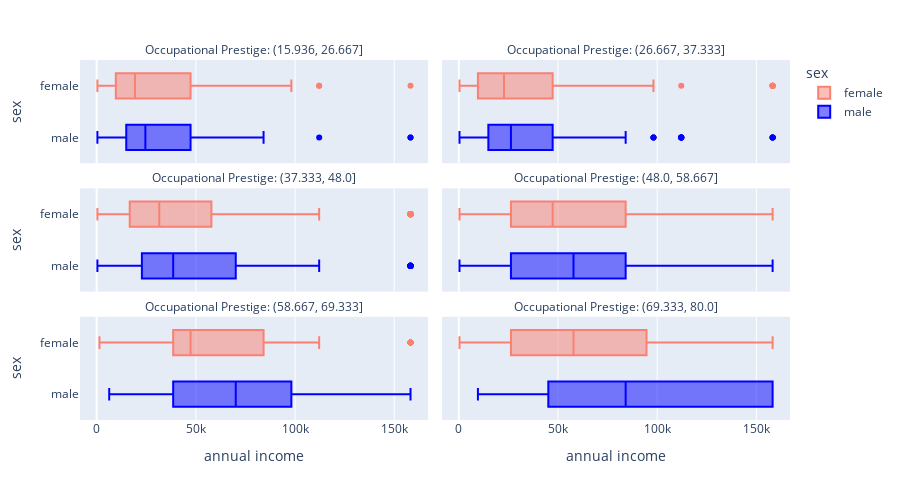

This figure's notebook cell:
### Code cell
facet_grid = px.box(
    slice,
    x = 'income',
    y = 'sex',
    color = 'sex',
    color_discrete_map = {'male': 'blue', 'female': salmon},
    facet_col = 'job_prestige_binned',
    facet_col_wrap = 2,
    labels = {'income':'annual income'},
    height = 500
)
facet_grid = facet_grid.for_each_annotation(lambda a: a.update(text=a.text.replace("job_prestige_binned=", "Occupational Prestige: ")))
facet_grid

### Figure 1 — Plotly figure (JSON) as saved in the notebook; plotly's stock layout.template omitted (floating-point values rounded to 4 significant figures; data arrays with more than 128 entries replaced by an {"elided": "..."} marker saying what was removed)
{"data": [{"alignmentgroup": "True", "hovertemplate": "sex=%{y}<br>job_prestige_binned=(15.936, 26.667]<br>annual income=%{x}<extra></extra>", "legendgroup": "female", "marker": {"color": "#FA8072"}, "name": "female", "notched": false, "offsetgroup": "female", "orientation": "h", "showlegend": true, "type": "box", "x": [22780.0, 19280.0, 350.5, 2454.0, 47320.0, 84120, 14900.0, 19280.0, 31545, 19280.0, 57830.0, 38555, 70100, 112160, 9639.0, 13140.0, 158200.0, 2454.0, 14900.0, 3856.0, 47320.0, 9639.0, 47320.0, 22780.0, 38555, 70100, 14900.0, 14900.0, 57830.0, 70100, 9639.0, 57830.0, 4556.0, 22780.0, 26290.0, 47320.0, 14900.0, 11390.0, 31545, 84120, 1402, 112160, 7886.0, 31545, 3154.0, 57830.0, 11390.0, 26290.0, 47320.0, 38555, 22780.0, 57830.0, 19280.0, 7886.0, 11390.0, 16650.0, 11390.0, 3154.0, 84120, 7886.0, 38555, 16650.0, 5258.0, 9639.0, 22780.0, 47320.0, 19280.0, 38555, 13140.0, 19280.0, 19280.0, 6309, 19280.0, 16650.0, 70100, 38555, 19280.0, 38555, 3856.0, 22780.0, 57830.0, 16650.0, 9639.0, 3154.0, 7886.0, 7886.0, 47320.0, 19280.0, 26290.0, 31545, 47320.0, 70100, 350.5, 2454.0, 6309, 26290.0, 9639.0, 7886.0, 57830.0, 70100, 5258.0, 19280.0, 14900.0, 47320.0, 26290.0, 6309, 22780.0, 57830.0, 70100, 70100, 7886.0, 1402, 26290.0, 26290.0, 47320.0, 31545, 6309, 31545, 3856.0, 3856.0, 57830.0, 98140, 19280.0, 19280.0, 38555], "x0": " ", "xaxis": "x5", "y": ["female", "female", "female", "female", "female", "female", "female", "female", "female", "female", "female", "female", "female", "female", "female", "female", "female", "female", "female", "female", "female", "female", "female", "female", "female", "female", "female", "female", "female", "female", "female", "female", "female", "female", "female", "female", "female", "female", "female", "female", "female", "female", "female", "female", "female", "female", "female", "female", "female", "female", "female", "female", "female", "female", "female", "female", "female", "female", "female", "female", "female", "female", "female", "female", "female", "female", "female", "female", "female", "female", "female", "female", "female", "female", "female", "female", "female", "female", "female", "female", "female", "female", "female", "female", "female", "female", "female", "female", "female", "female", "female", "female", "female", "female", "female", "female", "female", "female", "female", "female", "female", "female", "female", "female", "female", "female", "female", "female", "female", "female", "female", "female", "female", "female", "female", "female", "female", "female", "female", "female", "female", "female", "female", "female", "female"], "y0": " ", "yaxis": "y5"}, {"alignmentgroup": "True", "hovertemplate": "sex=%{y}<br>job_prestige_binned=(26.667, 37.333]<br>annual income=%{x}<extra></extra>", "legendgroup": "female", "marker": {"color": "#FA8072"}, "name": "female", "notched": false, "offsetgroup": "female", "orientation": "h", "showlegend": false, "type": "box", "x": {"elided": "234 float values"}, "x0": " ", "xaxis": "x6", "y": {"elided": "234 str values"}, "y0": " ", "yaxis": "y6"}, {"alignmentgroup": "True", "hovertemplate": "sex=%{y}<br>job_prestige_binned=(37.333, 48.0]<br>annual income=%{x}<extra></extra>", "legendgroup": "female", "marker": {"color": "#FA8072"}, "name": "female", "notched": false, "offsetgroup": "female", "orientation": "h", "showlegend": false, "type": "box", "x": {"elided": "357 float values"}, "x0": " ", "xaxis": "x3", "y": {"elided": "357 str values"}, "y0": " ", "yaxis": "y3"}, {"alignmentgroup": "True", "hovertemplate": "sex=%{y}<br>job_prestige_binned=(48.0, 58.667]<br>annual income=%{x}<extra></extra>", "legendgroup": "female", "marker": {"color": "#FA8072"}, "name": "female", "notched": false, "offsetgroup": "female", "orientation": "h", "showlegend": false, "type": "box", "x": {"elided": "169 float values"}, "x0": " ", "xaxis": "x4", "y": {"elided": "169 str values"}, "y0": " ", "yaxis": "y4"}, {"alignmentgroup": "True", "hovertemplate": "sex=%{y}<br>job_prestige_binned=(58.667, 69.333]<br>annual income=%{x}<extra></extra>", "legendgroup": "female", "marker": {"color": "#FA8072"}, "name": "female", "notched": false, "offsetgroup": "female", "orientation": "h", "showlegend": false, "type": "box", "x": {"elided": "197 float values"}, "x0": " ", "xaxis": "x", "y": {"elided": "197 str values"}, "y0": " ", "yaxis": "y"}, {"alignmentgroup": "True", "hovertemplate": "sex=%{y}<br>job_prestige_binned=(69.333, 80.0]<br>annual income=%{x}<extra></extra>", "legendgroup": "female", "marker": {"color": "#FA8072"}, "name": "female", "notched": false, "offsetgroup": "female", "orientation": "h", "showlegend": false, "type": "box", "x": [70100, 98140, 158200.0, 7886.0, 47320.0, 158200.0, 84120, 26290.0, 158200.0, 57830.0, 22780.0, 5258.0, 84120, 38555, 26290.0, 57830.0, 158200.0, 158200.0, 22780.0, 158200.0, 57830.0, 70100, 158200.0, 57830.0, 9639.0, 112160, 47320.0, 47320.0, 84120, 112160, 22780.0, 57830.0, 26290.0, 84120, 350.5, 70100, 16650.0, 70100, 31545], "x0": " ", "xaxis": "x2", "y": ["female", "female", "female", "female", "female", "female", "female", "female", "female", "female", "female", "female", "female", "female", "female", "female", "female", "female", "female", "female", "female", "female", "female", "female", "female", "female", "female", "female", "female", "female", "female", "female", "female", "female", "female", "female", "female", "female", "female"], "y0": " ", "yaxis": "y2"}, {"alignmentgroup": "True", "hovertemplate": "sex=%{y}<br>job_prestige_binned=(15.936, 26.667]<br>annual income=%{x}<extra></extra>", "legendgroup": "male", "marker": {"color": "blue"}, "name": "male", "notched": false, "offsetgroup": "male", "orientation": "h", "showlegend": true, "type": "box", "x": [47320.0, 1402, 9639.0, 22780.0, 22780.0, 22780.0, 13140.0, 7886.0, 22780.0, 38555, 112160, 19280.0, 13140.0, 31545, 38555, 16650.0, 19280.0, 26290.0, 47320.0, 16650.0, 31545, 14900.0, 19280.0, 7886.0, 57830.0, 19280.0, 47320.0, 38555, 9639.0, 11390.0, 7886.0, 6309, 47320.0, 6309, 31545, 38555, 57830.0, 9639.0, 84120, 22780.0, 16650.0, 70100, 14900.0, 38555, 19280.0, 1402, 14900.0, 26290.0, 7886.0, 38555, 7886.0, 47320.0, 9639.0, 70100, 22780.0, 9639.0, 158200.0, 26290.0, 47320.0, 47320.0, 47320.0, 70100, 16650.0, 38555, 7886.0, 38555, 70100, 38555, 19280.0, 47320.0, 57830.0, 38555, 31545, 31545, 47320.0, 31545, 11390.0, 158200.0, 19280.0, 14900.0, 47320.0, 350.5, 19280.0, 47320.0], "x0": " ", "xaxis": "x5", "y": ["male", "male", "male", "male", "male", "male", "male", "male", "male", "male", "male", "male", "male", "male", "male", "male", "male", "male", "male", "male", "male", "male", "male", "male", "male", "male", "male", "male", "male", "male", "male", "male", "male", "male", "male", "male", "male", "male", "male", "male", "male", "male", "male", "male", "male", "male", "male", "male", "male", "male", "male", "male", "male", "male", "male", "male", "male", "male", "male", "male", "male", "male", "male", "male", "male", "male", "male", "male", "male", "male", "male", "male", "male", "male", "male", "male", "male", "male", "male", "male", "male", "male", "male", "male"], "y0": " ", "yaxis": "y5"}, {"alignmentgroup": "True", "hovertemplate": "sex=%{y}<br>job_prestige_binned=(26.667, 37.333]<br>annual income=%{x}<extra></extra>", "legendgroup": "male", "marker": {"color": "blue"}, "name": "male", "notched": false, "offsetgroup": "male", "orientation": "h", "showlegend": false, "type": "box", "x": {"elided": "238 float values"}, "x0": " ", "xaxis": "x6", "y": {"elided": "238 str values"}, "y0": " ", "yaxis": "y6"}, {"alignmentgroup": "True", "hovertemplate": "sex=%{y}<br>job_prestige_binned=(37.333, 48.0]<br>annual income=%{x}<extra></extra>", "legendgroup": "male", "marker": {"color": "blue"}, "name": "male", "notched": false, "offsetgroup": "male", "orientation": "h", "showlegend": false, "type": "box", "x": {"elided": "269 float values"}, "x0": " ", "xaxis": "x3", "y": {"elided": "269 str values"}, "y0": " ", "yaxis": "y3"}, {"alignmentgroup": "True", "hovertemplate": "sex=%{y}<br>job_prestige_binned=(48.0, 58.667]<br>annual income=%{x}<extra></extra>", "legendgroup": "male", "marker": {"color": "blue"}, "name": "male", "notched": false, "offsetgroup": "male", "orientation": "h", "showlegend": false, "type": "box", "x": {"elided": "162 float values"}, "x0": " ", "xaxis": "x4", "y": {"elided": "162 str values"}, "y0": " ", "yaxis": "y4"}, {"alignmentgroup": "True", "hovertemplate": "sex=%{y}<br>job_prestige_binned=(58.667, 69.333]<br>annual income=%{x}<extra></extra>", "legendgroup": "male", "marker": {"color": "blue"}, "name": "male", "notched": false, "offsetgroup": "male", "orientation": "h", "showlegend": false, "type": "box", "x": {"elided": "148 float values"}, "x0": " ", "xaxis": "x", "y": {"elided": "148 str values"}, "y0": " ", "yaxis": "y"}, {"alignmentgroup": "True", "hovertemplate": "sex=%{y}<br>job_prestige_binned=(69.333, 80.0]<br>annual income=%{x}<extra></extra>", "legendgroup": "male", "marker": {"color": "blue"}, "name": "male", "notched": false, "offsetgroup": "male", "orientation": "h", "showlegend": false, "type": "box", "x": [158200.0, 57830.0, 98140, 57830.0, 158200.0, 57830.0, 31545, 112160, 38555, 158200.0, 158200.0, 84120, 70100, 112160, 158200.0, 26290.0, 158200.0, 158200.0, 158200.0, 84120, 84120, 31545, 47320.0, 38555, 22780.0, 47320.0, 57830.0, 98140, 38555, 84120, 9639.0, 57830.0, 158200.0, 70100, 47320.0, 31545, 57830.0, 70100, 84120, 31545, 112160, 158200.0, 84120, 19280.0, 158200.0, 84120, 158200.0, 158200.0, 38555, 84120, 19280.0, 57830.0, 158200.0], "x0": " ", "xaxis": "x2", "y": ["male", "male", "male", "male", "male", "male", "male", "male", "male", "male", "male", "male", "male", "male", "male", "male", "male", "male", "male", "male", "male", "male", "male", "male", "male", "male", "male", "male", "male", "male", "male", "male", "male", "male", "male", "male", "male", "male", "male", "male", "male", "male", "male", "male", "male", "male", "male", "male", "male", "male", "male", "male", "male"], "y0": " ", "yaxis": "y2"}], "layout": {"annotations": [{"font": {}, "showarrow": false, "text": "Occupational Prestige: (58.667, 69.333]", "x": 0.245, "xanchor": "center", "xref": "paper", "y": 0.2867, "yanchor": "bottom", "yref": "paper"}, {"font": {}, "showarrow": false, "text": "Occupational Prestige: (69.333, 80.0]", "x": 0.755, "xanchor": "center", "xref": "paper", "y": 0.2867, "yanchor": "bottom", "yref": "paper"}, {"font": {}, "showarrow": false, "text": "Occupational Prestige: (37.333, 48.0]", "x": 0.245, "xanchor": "center", "xref": "paper", "y": 0.6433, "yanchor": "bottom", "yref": "paper"}, {"font": {}, "showarrow": false, "text": "Occupational Prestige: (48.0, 58.667]", "x": 0.755, "xanchor": "center", "xref": "paper", "y": 0.6433, "yanchor": "bottom", "yref": "paper"}, {"font": {}, "showarrow": false, "text": "Occupational Prestige: (15.936, 26.667]", "x": 0.245, "xanchor": "center", "xref": "paper", "y": 1.0, "yanchor": "bottom", "yref": "paper"}, {"font": {}, "showarrow": false, "text": "Occupational Prestige: (26.667, 37.333]", "x": 0.755, "xanchor": "center", "xref": "paper", "y": 1.0, "yanchor": "bottom", "yref": "paper"}], "boxmode": "overlay", "height": 500, "legend": {"title": {"text": "sex"}, "tracegroupgap": 0}, "margin": {"t": 60}, "xaxis": {"anchor": "y", "domain": [0, 0.49], "title": {"text": "annual income"}}, "xaxis2": {"anchor": "y2", "domain": [0.51, 1], "matches": "x", "title": {"text": "annual income"}}, "xaxis3": {"anchor": "y3", "domain": [0, 0.49], "matches": "x", "showticklabels": false}, "xaxis4": {"anchor": "y4", "domain": [0.51, 1], "matches": "x", "showticklabels": false}, "xaxis5": {"anchor": "y5", "domain": [0, 0.49], "matches": "x", "showticklabels": false}, "xaxis6": {"anchor": "y6", "domain": [0.51, 1], "matches": "x", "showticklabels": false}, "yaxis": {"anchor": "x", "categoryarray": ["male", "female"], "categoryorder": "array", "domain": [0, 0.2867], "title": {"text": "sex"}}, "yaxis2": {"anchor": "x2", "domain": [0, 0.2867], "matches": "y", "showticklabels": false}, "yaxis3": {"anchor": "x3", "categoryarray": ["male", "female"], "categoryorder": "array", "domain": [0.3567, 0.6433], "matches": "y", "title": {"text": "sex"}}, "yaxis4": {"anchor": "x4", "domain": [0.3567, 0.6433], "matches": "y", "showticklabels": false}, "yaxis5": {"anchor": "x5", "categoryarray": ["male", "female"], "categoryorder": "array", "domain": [0.7133, 1.0], "matches": "y", "title": {"text": "sex"}}, "yaxis6": {"anchor": "x6", "domain": [0.7133, 1.0], "matches": "y", "showticklabels": false}}}
